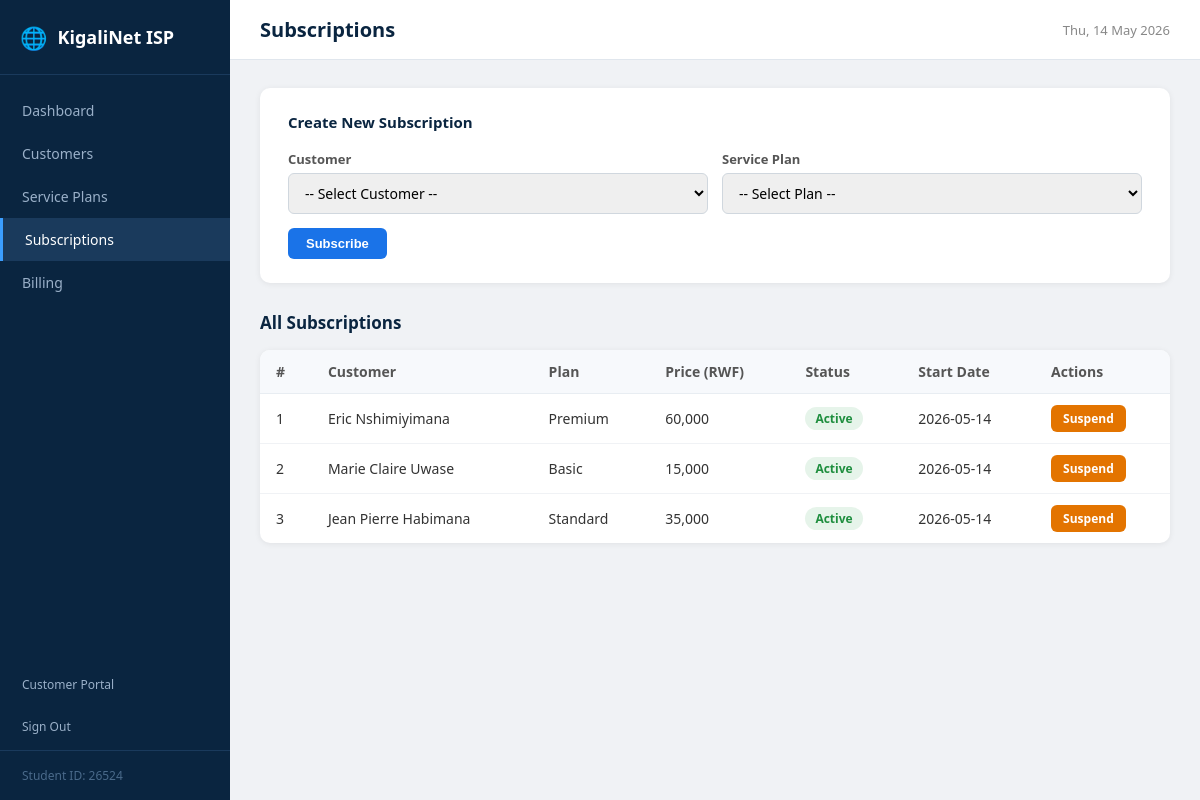
The app's page /public/index.php?page=subscriptions (signed in) with its own data.
### tables this page shows
CREATE TABLE IF NOT EXISTS subscriptions (
    id INT PRIMARY KEY AUTO_INCREMENT,
    customer_id INT NOT NULL,
    plan_id INT NOT NULL,
    status ENUM('Active','Suspended','Cancelled') DEFAULT 'Active',
    start_date DATE NOT NULL,
    end_date DATE,
    FOREIGN KEY (customer_id) REFERENCES customers(id) ON DELETE CASCADE,
    FOREIGN KEY (plan_id) REFERENCES service_plans(id)
);

CREATE TABLE IF NOT EXISTS customers (
    id INT PRIMARY KEY AUTO_INCREMENT,
    name VARCHAR(100) NOT NULL,
    email VARCHAR(100) NOT NULL UNIQUE,
    phone VARCHAR(20),
    address TEXT,
    password VARCHAR(255) DEFAULT NULL,
    status ENUM('Active','Suspended','Inactive') DEFAULT 'Active',
    created_at TIMESTAMP DEFAULT CURRENT_TIMESTAMP
);

CREATE TABLE IF NOT EXISTS service_plans (
    id INT PRIMARY KEY AUTO_INCREMENT,
    name VARCHAR(80) NOT NULL,
    speed VARCHAR(30) NOT NULL,
    price DECIMAL(10,2) NOT NULL,
    description TEXT
);

### public/index.php (called while the page is built, shortened)
<?php
require_once __DIR__ . '/../config/database.php';
require_once __DIR__ . '/../app/models/Subscription.php';
require_once __DIR__ . '/../app/controllers/SubscriptionController.php';
$subscriptionModel = new Subscription($conn);
$subscriptionCtrl = new SubscriptionController($subscriptionModel);
$page   = $_GET['page']   ?? 'dashboard';
include __DIR__ . '/../app/views/layout.php';

### app/controllers/SubscriptionController.php (called while the page is built, shortened)
<?php
class SubscriptionController {
    private $subscription;
    public function __construct($subscriptionModel) {
        $this->subscription = $subscriptionModel;
    }
    public function list() {
        return $this->subscription->getAll();
    }
}

### app/models/Subscription.php (called while the page is built, shortened)
<?php
class Subscription {
    private $conn;
    public function __construct($db) {
        $this->conn = $db;
    }
    public function getAll() {
        return $this->conn->query(
            "SELECT s.*, c.name AS customer_name, p.name AS plan_name, p.price
             FROM subscriptions s
             JOIN customers c ON s.customer_id = c.id
             JOIN service_plans p ON s.plan_id = p.id
             ORDER BY s.id DESC"
        );
    }
}

### app/views/subscriptions.php (the view, shortened to what this page needs)
<div class="section">
  <div class="form-card">
    <h3>Create New Subscription</h3>
    <form method="POST" action="index.php?page=subscriptions">
      <div class="form-row">
        <div class="form-group">
          <label>Customer</label>
          <select name="customer_id" required>
            <option value="">-- Select Customer --</option>
          </select>
        </div>
        <div class="form-group">
          <label>Service Plan</label>
          <select name="plan_id" required>
            <option value="">-- Select Plan --</option>
          </select>
        </div>
      </div>
      <button type="submit" class="btn btn-primary">Subscribe</button>
    </form>
  </div>
  <div class="section-header"><h2>All Subscriptions</h2></div>
  <div class="table-wrap">
    <table>
      <thead><tr><th>#</th><th>Customer</th><th>Plan</th><th>Price (RWF)</th><th>Status</th><th>Start Date</th><th>Actions</th></tr></thead>
      <tbody>
      <?php
        $subs = $subscriptionCtrl->list();
        $i = 1;
        while ($s = $subs->fetch_assoc()):
          $badge = strtolower($s['status']);
      ?>
        <tr>
          <td><?= $i++ ?></td>
          <td><?= htmlspecialchars($s['customer_name']) ?></td>
          <td><?= htmlspecialchars($s['plan_name']) ?></td>
          <td><?= number_format($s['price']) ?></td>
          <td><span class="badge badge-<?= $badge ?>"><?= $s['status'] ?></span></td>
          <td><?= $s['start_date'] ?></td>
          <td>
            <?php if ($s['status'] === 'Active'): ?>
            <a href="index.php?page=subscriptions&action=status&id=<?= $s['id'] ?>&status=Suspended" class="btn btn-warning btn-sm">Suspend</a>
            <?php else: ?>
            <a href="index.php?page=subscriptions&action=status&id=<?= $s['id'] ?>&status=Active" class="btn btn-success btn-sm">Activate</a>
            <?php endif; ?>
          </td>
        </tr>
      <?php endwhile; ?>
      </tbody>
    </table>
  </div>
</div>

### app/views/layout.php (shortened to what this page needs)
<!DOCTYPE html>
<html lang="en">
<head>
  <link rel="stylesheet" href="assets/css/style.css">
</head>
<body>
<div class="wrapper">
  <aside class="sidebar">
    <div class="brand">
      <span class="brand-icon">🌐</span>
      <span>KigaliNet ISP</span>
    </div>
    <nav>
      <a href="index.php?page=dashboard"     class="<?= $page==='dashboard'?'active':'' ?>">Dashboard</a>
      <a href="index.php?page=customers"     class="<?= $page==='customers'?'active':'' ?>">Customers</a>
      <a href="index.php?page=plans"         class="<?= $page==='plans'?'active':'' ?>">Service Plans</a>
      <a href="index.php?page=subscriptions" class="<?= $page==='subscriptions'?'active':'' ?>">Subscriptions</a>
      <a href="index.php?page=billing"       class="<?= $page==='billing'?'active':'' ?>">Billing</a>
    </nav>
    <div style="padding:14px 22px;">
      <a href="portal.php" style="font-size:12px;color:#9ab0c8;text-decoration:none;">Customer Portal</a>
    </div>
    <div style="padding:6px 22px 14px;">
      <a href="logout.php" style="font-size:12px;color:#9ab0c8;text-decoration:none;">Sign Out</a>
    </div>
    <div class="sidebar-footer">Student ID: 26524</div>
  </aside>
  <main class="content">
    <header class="topbar">
      <h1 class="page-title">
        <?php
          $titles = [
              'dashboard'     => 'Dashboard',
              'customers'     => 'Customers',
              'plans'         => 'Service Plans',
              'subscriptions' => 'Subscriptions',
              'billing'       => 'Billing',
          ];
          echo $titles[$page] ?? 'KigaliNet ISP';
        ?>
      </h1>
      <span class="topbar-date"><?= date('D, d M Y') ?></span>
    </header>
    <?php
      $viewMap = [
          'customers'     => __DIR__ . '/customers.php',
          'plans'         => __DIR__ . '/plans.php',
          'subscriptions' => __DIR__ . '/subscriptions.php',
          'billing'       => __DIR__ . '/billing.php',
          'dashboard'     => __DIR__ . '/dashboard.php',
      ];
      $viewFile = $viewMap[$page] ?? $viewMap['dashboard'];
      if (file_exists($viewFile)) {
          include $viewFile;
      } else {
          echo '<p style="color:red;padding:20px">View not found: ' . htmlspecialchars($viewFile) . '</p>';
      }
    ?>
  </main>
</div>
</body>
</html>

### public/assets/css/style.css (style rules this page uses)
*, *::before, *::after { box-sizing: border-box; margin: 0; padding: 0; }
body { font-family: 'Segoe UI', Arial, sans-serif; background: #f0f2f5; color: #222; }
.wrapper { display: flex; min-height: 100vh; }
.sidebar { width: 230px; background: #0a2540; color: #cdd9e5; display: flex; flex-direction: column; flex-shrink: 0; position: fixed; top: 0; left: 0; height: 100vh; }
.brand { padding: 22px 20px; font-size: 18px; font-weight: 700; color: #fff; border-bottom: 1px solid #1a3a5c; display: flex; align-items: center; gap: 10px; }
.brand-icon { font-size: 22px; }
.sidebar nav { flex: 1; padding: 14px 0; }
.sidebar nav a { display: block; padding: 12px 22px; color: #9ab0c8; text-decoration: none; font-size: 14px; font-weight: 500; transition: background .2s, color .2s; }
.sidebar nav a:hover, .sidebar nav a.active { background: #1a3a5c; color: #fff; border-left: 3px solid #3b9eff; }
.sidebar-footer { padding: 16px 22px; font-size: 12px; color: #4a6a8a; border-top: 1px solid #1a3a5c; }
.content { margin-left: 230px; flex: 1; padding: 0 0 40px; }
.topbar { background: #fff; padding: 16px 30px; display: flex; justify-content: space-between; align-items: center; border-bottom: 1px solid #e0e6ed; margin-bottom: 28px; position: sticky; top: 0; z-index: 10; }
.page-title { font-size: 20px; font-weight: 700; color: #0a2540; }
.topbar-date { font-size: 13px; color: #888; }
.section { padding: 0 30px; }
.section-header { display: flex; justify-content: space-between; align-items: center; margin-bottom: 16px; }
.section-header h2 { font-size: 17px; color: #0a2540; }
.table-wrap { background: #fff; border-radius: 10px; box-shadow: 0 1px 6px rgba(0,0,0,.07); overflow: auto; }
table { width: 100%; border-collapse: collapse; font-size: 14px; }
th { background: #f7f9fc; color: #555; font-weight: 600; padding: 12px 16px; text-align: left; border-bottom: 1px solid #e8edf2; }
td { padding: 11px 16px; border-bottom: 1px solid #f0f2f5; color: #333; }
tr:last-child td { border-bottom: none; }
.badge { display: inline-block; padding: 3px 10px; border-radius: 12px; font-size: 12px; font-weight: 600; }
.badge-active { background: #e6f4ea; color: #1e8e3e; }
.btn { display: inline-block; padding: 8px 18px; border-radius: 6px; font-size: 13px; font-weight: 600; cursor: pointer; text-decoration: none; border: none; transition: opacity .2s; }
.btn-primary { background: #1a73e8; color: #fff; }
.btn-warning { background: #e37400; color: #fff; }
.btn-sm { padding: 5px 12px; font-size: 12px; }
.form-card { background: #fff; border-radius: 10px; padding: 24px 28px; box-shadow: 0 1px 6px rgba(0,0,0,.07); margin-bottom: 28px; }
.form-card h3 { font-size: 15px; color: #0a2540; margin-bottom: 18px; font-weight: 700; }
.form-row { display: grid; grid-template-columns: repeat(auto-fit, minmax(200px,1fr)); gap: 14px; margin-bottom: 14px; }
.form-group { display: flex; flex-direction: column; gap: 5px; }
.form-group label { font-size: 13px; color: #555; font-weight: 600; }
.form-group input, .form-group select, .form-group textarea { padding: 9px 12px; border: 1px solid #d0d7de; border-radius: 6px; font-size: 14px; font-family: inherit; outline: none; transition: border-color .2s; }

### records on screen
subscriptions: customer.name "Eric Nshimiyimana", plan.name "Premium", plan.price "60,000", status "Active", start_date "2026-05-14"
subscriptions: customer.name "Marie Claire Uwase", plan.name "Basic", plan.price "15,000", status "Active", start_date "2026-05-14"
subscriptions: customer.name "Jean Pierre Habimana", plan.name "Standard", plan.price "35,000", status "Active", start_date "2026-05-14"

### other values on screen
$titles[$page] "Subscriptions"
